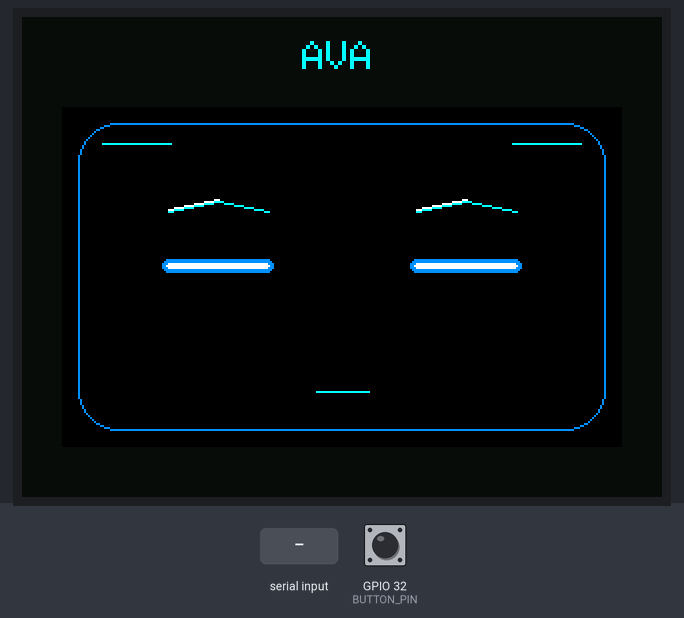
A sketch run on a simulated ESP32. Shown: 320×240 colour display. The test bench sets the inputs (shaded band); at power-on: GPIO 32 (BUTTON_PIN) HIGH. I2S audio is not simulated (input reads silence); random numbers use the default seed unless the sketch sets one; what the sketch prints to the serial monitor is not drawn.

Above: at 1.4 s.
1.5 s: GPIO 32 (BUTTON_PIN) pulled LOW for 1 s
At 3.7 s:
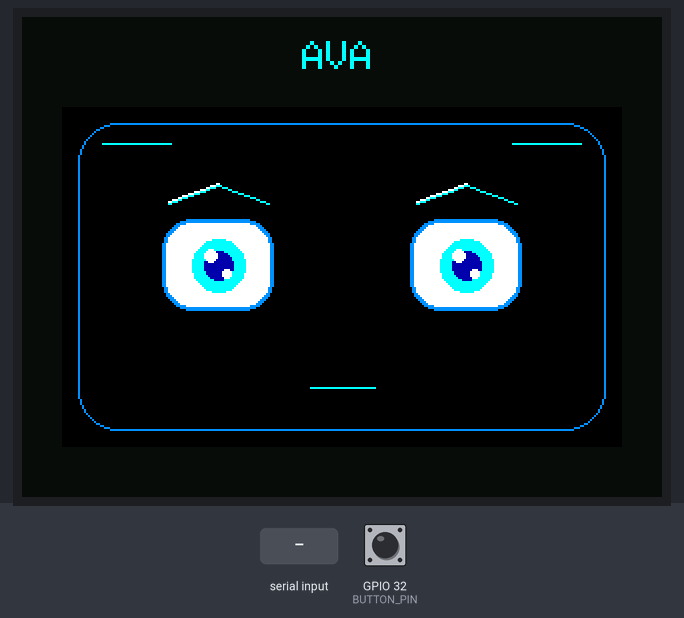
4.0 s: "SURPRISED\n" received over Serial
At 4.5 s:
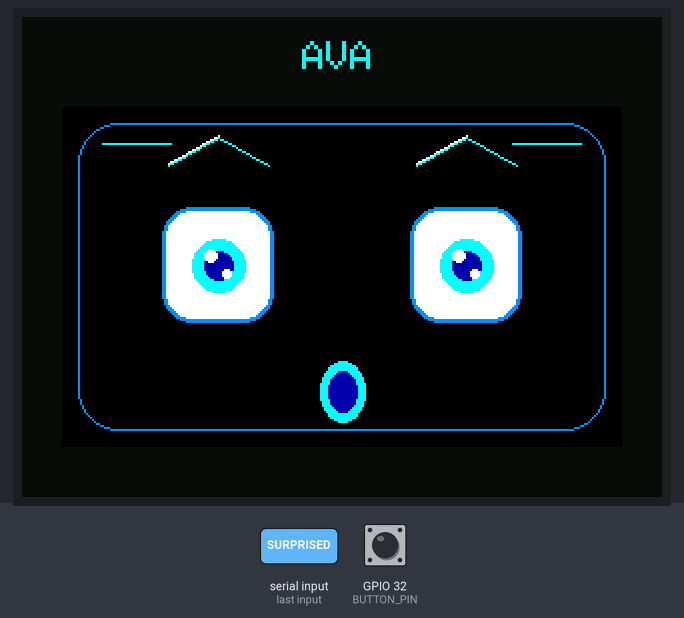
7.0 s: "SLEEP\n" received over Serial
At 8.4 s:
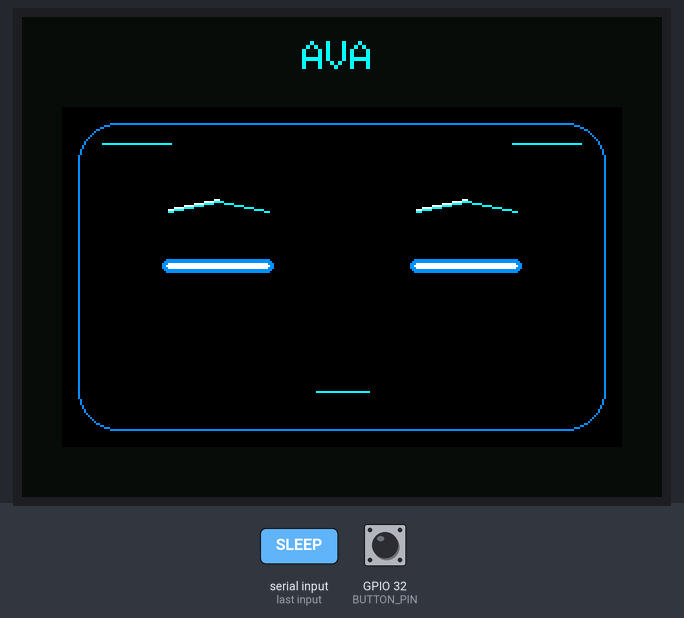
8.7 s: "SPEAKING\n" received over Serial
At 12.16 s:
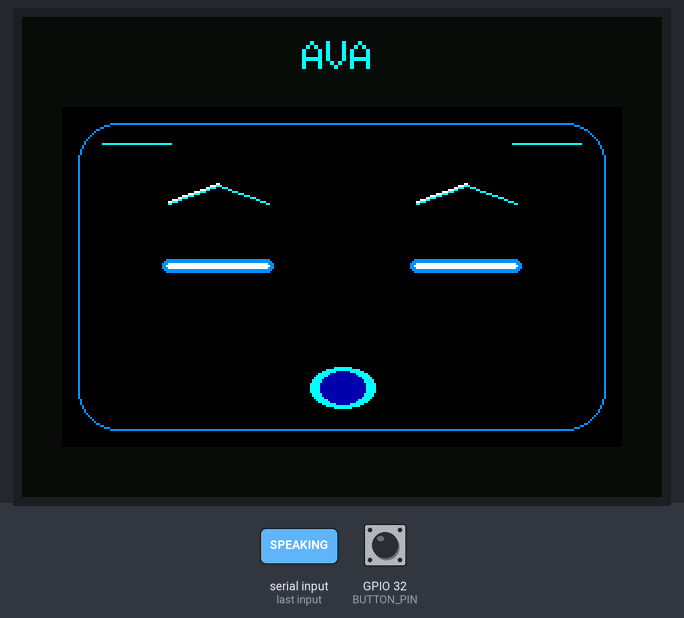
Timing chart, 0 to 13.7 s (numbered marks = the images above; inputs shaded):
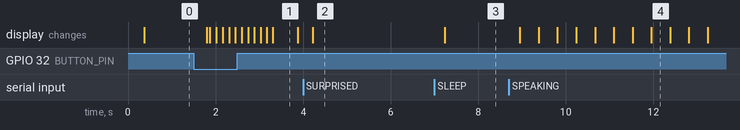

Measured:
- after the input at 1.5 s, the display: first changes after 0.30 s (image 1 shows a later state)
- after the input at 8.7 s, the display: first changes after 0.25 s (image 4 shows a later state)
- what the display in image 1 shows lasts 0.6 s, from 3.3 s to 3.9 s
- what the display in image 4 shows lasts 0.4 s, from 12.0 s to 12.4 s

The sketch:

Ava_ESP32_Combined.ino
```cpp
#include <TFT_eSPI.h>
#include <math.h>
#include <string.h>
#include <ctype.h>
#include "driver/i2s.h"

// ==========================================
// DISPLAY CONFIGURATION
// ==========================================

TFT_eSPI tft = TFT_eSPI();
TFT_eSprite face = TFT_eSprite(&tft);

#define BG       0x0861
#define CYAN     0x07FF
#define BLUE     0x04FF
#define WHITE    0xFFFF
#define DARK     0x0010

const int FW = 280;
const int FH = 170;
const int FX = 20;
const int FY = 45;

bool spriteReady = false;

// ==========================================
// MICROPHONE CONFIGURATION
// ==========================================

#define I2S_WS   25
#define I2S_SD   33
#define I2S_SCK  26

#define SAMPLE_RATE 16000
#define RECORD_SECONDS 1  // One-second audio frame; Python combines frames up to 10 seconds.

#define TOTAL_SAMPLES (SAMPLE_RATE * RECORD_SECONDS)
#define BUFFER_SIZE 128

int32_t inputSamples[BUFFER_SIZE];
int16_t outputSamples[BUFFER_SIZE];

uint32_t samplesSent = 0;
bool recording = false;

#define BUTTON_PIN 32
bool lastButtonReading = HIGH;
bool stableButtonState = HIGH;
unsigned long lastButtonChange = 0;

// ==========================================
// AVA EXPRESSIONS
// ==========================================

enum FaceState {
  IDLE,
  LISTENING,
  THINKING,
  SPEAKING,
  HAPPY,
  SAD,
  SURPRISED,
  SLEEPING,
  WAKING
};

FaceState currentState = IDLE;

unsigned long lastFrame = 0;
unsigned long nextBlink = 0;
unsigned long blinkStarted = 0;
unsigned long wakingStarted = 0;

bool blinking = false;

int animationFrame = 0;

// ==========================================
// SERIAL COMMAND HANDLING
// ==========================================

char commandBuffer[32];
int commandIndex = 0;

void changeState(FaceState newState) {

  if (currentState == newState) return;

  currentState = newState;

  if (newState == WAKING) {
    wakingStarted = millis();
  }

  blinking = false;
  nextBlink = millis() + random(2500, 5000);
}

void processCommand(char *command) {

  for (int i = 0; command[i]; i++) {
    command[i] = toupper(command[i]);
  }

  if (strcmp(command, "IDLE") == 0) {
    changeState(IDLE);
  }

  else if (strcmp(command, "LISTENING") == 0) {
    changeState(LISTENING);
  }

  else if (strcmp(command, "THINKING") == 0) {
    changeState(THINKING);
  }

  else if (strcmp(command, "SPEAKING") == 0) {
    changeState(SPEAKING);
  }

  else if (strcmp(command, "HAPPY") == 0) {
    changeState(HAPPY);
  }

  else if (strcmp(command, "SAD") == 0) {
    changeState(SAD);
  }

  else if (strcmp(command, "SURPRISED") == 0) {
    changeState(SURPRISED);
  }

  else if (strcmp(command, "SLEEP") == 0) {
    changeState(SLEEPING);
  }

  else if (strcmp(command, "WAKING") == 0) {
    changeState(WAKING);
  }

  else if (strcmp(command, "RECORD") == 0 || strcmp(command, "RECORD_SLEEP") == 0) {

    samplesSent = 0;
    recording = true;

    if (strcmp(command, "RECORD") == 0) {
      changeState(LISTENING);
    }
  }
}

void receiveCommands() {

  // Do not interpret binary microphone data as commands.
  if (recording) return;

  while (Serial.available() > 0) {

    char c = Serial.read();

    if (c == '\n') {

      commandBuffer[commandIndex] = '\0';

      if (commandIndex > 0) {
        processCommand(commandBuffer);
      }

      commandIndex = 0;
    }

    else if (c != '\r') {

      if (commandIndex < sizeof(commandBuffer) - 1) {
        commandBuffer[commandIndex++] = c;
      }
      else {
        commandIndex = 0;
      }
    }
  }
}

// ==========================================
// PHYSICAL WAKE BUTTON
// ==========================================

void checkWakeButton() {
  if (recording || currentState != SLEEPING) return;

  bool reading = digitalRead(BUTTON_PIN);

  if (reading != lastButtonReading) {
    lastButtonChange = millis();
    lastButtonReading = reading;
  }

  if (millis() - lastButtonChange >= 40) {
    if (reading != stableButtonState) {
      stableButtonState = reading;

      if (stableButtonState == LOW) {
        changeState(WAKING);
        Serial.println("WAKE");
      }
    }
  }
}

// ==========================================
// EYE DRAWING
// ==========================================

void drawEye(int x, int openness, int lookX, int lookY) {

  int eyeW = 52;
  int eyeH = max(3, openness);

  int top = 79 - eyeH / 2;

  face.fillRoundRect(
    x - eyeW / 2 - 2,
    top - 2,
    eyeW + 4,
    eyeH + 4,
    15,
    BLUE
  );

  face.fillRoundRect(
    x - eyeW / 2,
    top,
    eyeW,
    eyeH,
    13,
    WHITE
  );

  if (eyeH > 13) {

    int irisY = 79 + lookY;

    irisY = constrain(irisY, top + 9, top + eyeH - 9);

    int irisX = x + lookX;

    face.fillCircle(irisX, irisY, 13, CYAN);
    face.fillCircle(irisX, irisY, 7, DARK);

    face.fillCircle(irisX - 4, irisY - 5, 3, WHITE);
    face.fillCircle(irisX + 4, irisY + 4, 2, WHITE);
  }
}

// ==========================================
// EYEBROWS
// ==========================================

void drawEyebrow(int x, int y, int curve, int angle) {

  int leftX = x - 25;
  int rightX = x + 25;

  int leftY = y + angle;
  int rightY = y - angle;

  face.drawLine(leftX, leftY, x, y - curve, CYAN);
  face.drawLine(x, y - curve, rightX, rightY, CYAN);

  face.drawLine(
    leftX, leftY - 1,
    x, y - curve - 1,
    WHITE
  );
}

// ==========================================
// MOUTH
// ==========================================

void drawMouth(int type) {

  int cx = 140;
  int cy = 140;

  switch (type) {

    case 0: // Neutral

      face.drawLine(124, cy, 156, cy, CYAN);
      break;

    case 1: // Happy

      face.drawLine(115, cy - 2, 125, cy + 7, CYAN);
      face.drawLine(125, cy + 7, 140, cy + 11, CYAN);
      face.drawLine(140, cy + 11, 155, cy + 7, CYAN);
      face.drawLine(155, cy + 7, 165, cy - 2, CYAN);
      break;

    case 2: // Surprised

      face.fillEllipse(cx, cy + 2, 11, 15, CYAN);
      face.fillEllipse(cx, cy + 2, 7, 10, DARK);
      break;

    case 3: { // Speaking

      int mouthH = 4 + (animationFrame % 4) * 3;

      face.fillEllipse(cx, cy, 16, mouthH, CYAN);
      face.fillEllipse(cx, cy, 11, max(1, mouthH - 2), DARK);
      break;
    }

    case 4: // Sad

      face.drawLine(121, cy + 9, 130, cy + 1, CYAN);
      face.drawLine(130, cy + 1, 150, cy + 1, CYAN);
      face.drawLine(150, cy + 1, 159, cy + 9, CYAN);
      break;

    case 5: // Sleepy

      face.drawLine(127, cy + 2, 153, cy + 2, CYAN);
      break;
  }
}

// ==========================================
// FACE RENDERING
// ==========================================

void renderFace(
  int leftEye,
  int rightEye,
  int leftLook,
  int rightLook,
  int lookY,
  int browY,
  int browCurve,
  int browAngle,
  int mouthType
) {

  face.fillSprite(BG);

  face.drawRoundRect(8, 8, 264, 154, 20, BLUE);

  face.drawFastHLine(20, 18, 35, CYAN);
  face.drawFastHLine(225, 18, 35, CYAN);

  drawEyebrow(78, browY, browCurve, browAngle);
  drawEyebrow(202, browY, browCurve, -browAngle);

  drawEye(78, leftEye, leftLook, lookY);
  drawEye(202, rightEye, rightLook, lookY);

  drawMouth(mouthType);

  face.pushSprite(FX, FY);
}

// ==========================================
// FACE ANIMATION
// ==========================================

void animateFace() {

  unsigned long now = millis();

  if (now - lastFrame < 50) return;

  lastFrame = now;
  animationFrame++;

  int leftEye = 42;
  int rightEye = 42;

  int leftLook = 0;
  int rightLook = 0;
  int lookY = 0;

  int browY = 48;
  int browCurve = 9;
  int browAngle = 0;

  int mouthType = 0;

  switch (currentState) {

    case IDLE:

      leftLook = sin(now / 1100.0) * 4;
      rightLook = leftLook;
      break;

    case LISTENING:

      leftEye = 46;
      rightEye = 46;

      leftLook = sin(now / 400.0) * 3;
      rightLook = leftLook;

      browY = 44;
      browCurve = 12;
      break;

    case THINKING:

      leftLook = -5;
      rightLook = -5;
      lookY = -5;

      browY = 43;
      browCurve = 8;
      browAngle = 7;
      break;

    case SPEAKING:

      leftEye = 39;
      rightEye = 39;

      leftLook = sin(now / 350.0) * 3;
      rightLook = leftLook;

      mouthType = 3;
      break;

    case HAPPY:

      leftEye = 29 + sin(now / 180.0) * 4;
      rightEye = leftEye;

      browY = 45;
      browCurve = 15;

      mouthType = 1;
      break;

    case SAD:

      leftEye = 31;
      rightEye = 31;

      browY = 53;
      browCurve = 5;
      browAngle = -9;

      mouthType = 4;
      break;

    case SURPRISED:

      leftEye = 54;
      rightEye = 54;

      browY = 29;
      browCurve = 14;

      mouthType = 2;
      break;

    case SLEEPING:

      leftEye = 2;
      rightEye = 2;
      browY = 52;
      browCurve = 5;
      mouthType = 5;
      break;

    case WAKING: {

      float progress = (now - wakingStarted) / 1200.0f;
      progress = constrain(progress, 0.0f, 1.0f);

      int openness = 2 + (int)(40 * progress);
      leftEye = openness;
      rightEye = openness;
      browY = 48 - (int)(4 * progress);
      browCurve = 9 + (int)(3 * progress);
      mouthType = 0;
      break;
    }
  }

  if (currentState == WAKING && now - wakingStarted >= 1200) {
    changeState(IDLE);
  }

  // Sleeping eyes remain closed. Waking animation controls its own eyes.
  if (currentState != SLEEPING && currentState != WAKING && !blinking && now >= nextBlink) {
    blinking = true;
    blinkStarted = now;
  }

  if (blinking && currentState != SLEEPING && currentState != WAKING) {

    leftEye = 3;
    rightEye = 3;

    if (now - blinkStarted >= 150) {
      blinking = false;
      nextBlink = now + random(2500, 5000);
    }
  }

  renderFace(
    leftEye,
    rightEye,
    leftLook,
    rightLook,
    lookY,
    browY,
    browCurve,
    browAngle,
    mouthType
  );
}

// ==========================================
// MICROPHONE INITIALIZATION
// ==========================================

void setupMicrophone() {

  i2s_config_t config = {
    .mode = (i2s_mode_t)(I2S_MODE_MASTER | I2S_MODE_RX),
    .sample_rate = SAMPLE_RATE,
    .bits_per_sample = I2S_BITS_PER_SAMPLE_32BIT,
    .channel_format = I2S_CHANNEL_FMT_ONLY_LEFT,
    .communication_format = I2S_COMM_FORMAT_STAND_I2S,
    .intr_alloc_flags = 0,
    .dma_buf_count = 8,
    .dma_buf_len = 128,
    .use_apll = false,
    .tx_desc_auto_clear = false,
    .fixed_mclk = 0
  };

  i2s_pin_config_t pins = {
    .bck_io_num = I2S_SCK,
    .ws_io_num = I2S_WS,
    .data_out_num = I2S_PIN_NO_CHANGE,
    .data_in_num = I2S_SD
  };

  esp_err_t result = i2s_driver_install(
    I2S_NUM_0,
    &config,
    0,
    NULL
  );

  if (result != ESP_OK) {
    Serial.println("I2S INSTALL ERROR");
    return;
  }

  i2s_set_pin(I2S_NUM_0, &pins);
  i2s_zero_dma_buffer(I2S_NUM_0);
}

// ==========================================
// CONTROLLED MICROPHONE STREAMING
// ==========================================

void streamMicrophone() {
  if (!recording) return;

  // Keep reading until this one-second frame is complete.
  // portMAX_DELAY prevents a temporary empty DMA buffer from ending a frame early.
  while (recording && samplesSent < TOTAL_SAMPLES) {
    size_t bytesRead = 0;

    esp_err_t result = i2s_read(
      I2S_NUM_0,
      inputSamples,
      sizeof(inputSamples),
      &bytesRead,
      portMAX_DELAY
    );

    if (result != ESP_OK || bytesRead < sizeof(int32_t)) {
      continue;
    }

    int sampleCount = bytesRead / sizeof(int32_t);
    uint32_t remaining = TOTAL_SAMPLES - samplesSent;

    if ((uint32_t)sampleCount > remaining) {
      sampleCount = remaining;
    }

    for (int i = 0; i < sampleCount; i++) {
      outputSamples[i] = (int16_t)(inputSamples[i] >> 14);
    }

    // Send only PCM bytes. No text/debug output is allowed during this transfer.
    Serial.write(
      (const uint8_t*)outputSamples,
      sampleCount * sizeof(int16_t)
    );

    samplesSent += sampleCount;
  }

  recording = false;
}

// ==========================================
// SETUP
// ==========================================

void setup() {

  Serial.begin(921600);

  pinMode(BUTTON_PIN, INPUT_PULLUP);
  lastButtonReading = digitalRead(BUTTON_PIN);
  stableButtonState = lastButtonReading;

  tft.init();
  tft.setRotation(1);
  tft.fillScreen(BG);

  face.setColorDepth(8);

  if (face.createSprite(FW, FH) == nullptr) {

    spriteReady = false;

    Serial.println("FACE BUFFER ERROR");
    return;
  }

  spriteReady = true;

  randomSeed(micros());

  tft.setTextColor(CYAN, BG);
  tft.setTextSize(2);
  tft.setCursor(140, 12);
  tft.print("AVA");

  setupMicrophone();

  changeState(SLEEPING);
}

// ==========================================
// MAIN LOOP
// ==========================================

void loop() {

  receiveCommands();

  checkWakeButton();

  streamMicrophone();

  if (spriteReady) {
    animateFace();
  }
}
```
